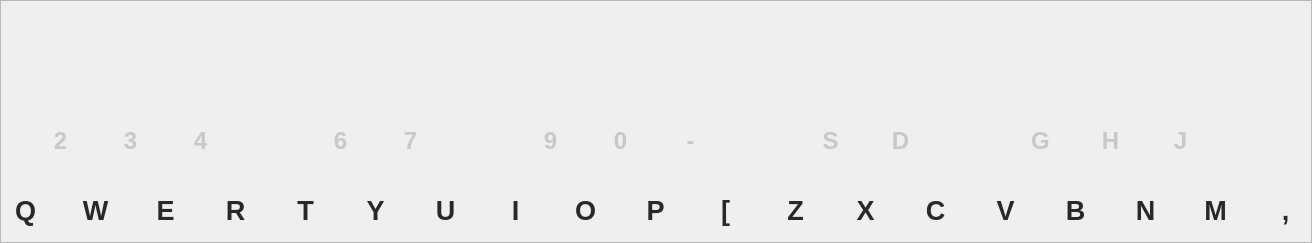
          <widget class="QFrame" name="noteKeysFrame_2">
           <property name="enabled">
            <bool>false</bool>
           </property>
           <property name="geometry">
            <rect>
             <x>9</x>
             <y>9</y>
             <width>1312</width>
             <height>243</height>
            </rect>
           </property>
           <property name="sizePolicy">
            <sizepolicy hsizetype="Expanding" vsizetype="Preferred">
             <horstretch>0</horstretch>
             <verstretch>0</verstretch>
            </sizepolicy>
           </property>
           <property name="frameShape">
            <enum>QFrame::StyledPanel</enum>
           </property>
           <property name="frameShadow">
            <enum>QFrame::Raised</enum>
           </property>
           <widget class="QLabel" name="Q_2">
            <property name="enabled">
             <bool>false</bool>
            </property>
            <property name="geometry">
             <rect>
              <x>10</x>
              <y>190</y>
              <width>31</width>
              <height>41</height>
             </rect>
            </property>
            <property name="font">
             <font>
              <family>MS Shell Dlg 2</family>
              <pointsize>20</pointsize>
              <weight>75</weight>
              <bold>true</bold>
             </font>
            </property>
            <property name="autoFillBackground">
             <bool>false</bool>
            </property>
            <property name="styleSheet">
             <string notr="true">color: rgb(40,40,40);</string>
            </property>
            <property name="text">
             <string>Q</string>
            </property>
            <property name="alignment">
             <set>Qt::AlignCenter</set>
            </property>
           </widget>
           <widget class="QLabel" name="W_2">
            <property name="enabled">
             <bool>false</bool>
            </property>
            <property name="geometry">
             <rect>
              <x>80</x>
              <y>190</y>
              <width>31</width>
              <height>41</height>
             </rect>
            </property>
            <property name="font">
             <font>
              <family>MS Shell Dlg 2</family>
              <pointsize>20</pointsize>
              <weight>75</weight>
              <bold>true</bold>
             </font>
            </property>
            <property name="layoutDirection">
             <enum>Qt::RightToLeft</enum>
            </property>
            <property name="autoFillBackground">
             <bool>false</bool>
            </property>
            <property name="styleSheet">
             <string notr="true">color: rgb(40,40,40);</string>
            </property>
            <property name="text">
             <string>W</string>
            </property>
            <property name="alignment">
             <set>Qt::AlignCenter</set>
            </property>
           </widget>
           <widget class="QLabel" name="R_2">
            <property name="enabled">
             <bool>false</bool>
            </property>
            <property name="geometry">
             <rect>
              <x>220</x>
              <y>190</y>
              <width>31</width>
              <height>41</height>
             </rect>
            </property>
            <property name="font">
             <font>
              <family>MS Shell Dlg 2</family>
              <pointsize>20</pointsize>
              <weight>75</weight>
              <bold>true</bold>
             </font>
            </property>
            <property name="autoFillBackground">
             <bool>false</bool>
            </property>
            <property name="styleSheet">
             <string notr="true">color: rgb(40,40,40);</string>
            </property>
            <property name="text">
             <string>R</string>
            </property>
            <property name="alignment">
             <set>Qt::AlignCenter</set>
            </property>
           </widget>
           <widget class="QLabel" name="E_2">
            <property name="enabled">
             <bool>false</bool>
            </property>
            <property name="geometry">
             <rect>
              <x>150</x>
              <y>190</y>
              <width>31</width>
              <height>41</height>
             </rect>
            </property>
            <property name="font">
             <font>
              <family>MS Shell Dlg 2</family>
              <pointsize>20</pointsize>
              <weight>75</weight>
              <bold>true</bold>
             </font>
            </property>
            <property name="autoFillBackground">
             <bool>false</bool>
            </property>
            <property name="styleSheet">
             <string notr="true">color: rgb(40,40,40);</string>
            </property>
            <property name="text">
             <string>E</string>
            </property>
            <property name="alignment">
             <set>Qt::AlignCenter</set>
            </property>
           </widget>
           <widget class="QLabel" name="U_2">
            <property name="enabled">
             <bool>false</bool>
            </property>
            <property name="geometry">
             <rect>
              <x>430</x>
              <y>190</y>
              <width>31</width>
              <height>41</height>
             </rect>
            </property>
            <property name="font">
             <font>
              <family>MS Shell Dlg 2</family>
              <pointsize>20</pointsize>
              <weight>75</weight>
              <bold>true</bold>
             </font>
            </property>
            <property name="autoFillBackground">
             <bool>false</bool>
            </property>
            <property name="styleSheet">
             <string notr="true">color: rgb(40,40,40);</string>
            </property>
            <property name="text">
             <string>U</string>
            </property>
            <property name="alignment">
             <set>Qt::AlignCenter</set>
            </property>
           </widget>
           <widget class="QLabel" name="Y_2">
            <property name="enabled">
             <bool>false</bool>
            </property>
            <property name="geometry">
             <rect>
              <x>360</x>
              <y>190</y>
              <width>31</width>
              <height>41</height>
             </rect>
            </property>
            <property name="font">
             <font>
              <family>MS Shell Dlg 2</family>
              <pointsize>20</pointsize>
              <weight>75</weight>
              <bold>true</bold>
             </font>
            </property>
            <property name="autoFillBackground">
             <bool>false</bool>
            </property>
            <property name="styleSheet">
             <string notr="true">color: rgb(40,40,40);</string>
            </property>
            <property name="text">
             <string>Y</string>
            </property>
            <property name="alignment">
             <set>Qt::AlignCenter</set>
            </property>
           </widget>
           <widget class="QLabel" name="T_2">
            <property name="enabled">
             <bool>false</bool>
            </property>
            <property name="geometry">
             <rect>
              <x>290</x>
              <y>190</y>
              <width>31</width>
              <height>41</height>
             </rect>
            </property>
            <property name="font">
             <font>
              <family>MS Shell Dlg 2</family>
              <pointsize>20</pointsize>
              <weight>75</weight>
              <bold>true</bold>
             </font>
            </property>
            <property name="autoFillBackground">
             <bool>false</bool>
            </property>
            <property name="styleSheet">
             <string notr="true">color: rgb(40,40,40);</string>
            </property>
            <property name="text">
             <string>T</string>
            </property>
            <property name="alignment">
             <set>Qt::AlignCenter</set>
            </property>
           </widget>
           <widget class="QLabel" name="I_2">
            <property name="enabled">
             <bool>false</bool>
            </property>
            <property name="geometry">
             <rect>
              <x>500</x>
              <y>190</y>
              <width>31</width>
              <height>41</height>
             </rect>
            </property>
            <property name="font">
             <font>
              <family>MS Shell Dlg 2</family>
              <pointsize>20</pointsize>
              <weight>75</weight>
              <bold>true</bold>
             </font>
            </property>
            <property name="autoFillBackground">
             <bool>false</bool>
            </property>
            <property name="styleSheet">
             <string notr="true">color: rgb(40,40,40);</string>
            </property>
            <property name="text">
             <string>I</string>
            </property>
            <property name="alignment">
             <set>Qt::AlignCenter</set>
            </property>
           </widget>
           <widget class="QLabel" name="openBracket_2">
            <property name="enabled">
             <bool>false</bool>
            </property>
            <property name="geometry">
             <rect>
              <x>710</x>
              <y>190</y>
              <width>31</width>
              <height>41</height>
             </rect>
            </property>
            <property name="font">
             <font>
              <family>MS Shell Dlg 2</family>
              <pointsize>20</pointsize>
              <weight>75</weight>
              <bold>true</bold>
             </font>
            </property>
            <property name="autoFillBackground">
             <bool>false</bool>
            </property>
            <property name="styleSheet">
             <string notr="true">color: rgb(40,40,40);</string>
            </property>
            <property name="text">
             <string>[</string>
            </property>
            <property name="alignment">
             <set>Qt::AlignCenter</set>
            </property>
           </widget>
           <widget class="QLabel" name="P_2">
            <property name="enabled">
             <bool>false</bool>
            </property>
            <property name="geometry">
             <rect>
              <x>640</x>
              <y>190</y>
              <width>31</width>
              <height>41</height>
             </rect>
            </property>
            <property name="font">
             <font>
              <family>MS Shell Dlg 2</family>
              <pointsize>20</pointsize>
              <weight>75</weight>
              <bold>true</bold>
             </font>
            </property>
            <property name="autoFillBackground">
             <bool>false</bool>
            </property>
            <property name="styleSheet">
             <string notr="true">color: rgb(40,40,40);</string>
            </property>
            <property name="text">
             <string>P</string>
            </property>
            <property name="alignment">
             <set>Qt::AlignCenter</set>
            </property>
           </widget>
           <widget class="QLabel" name="O_2">
            <property name="enabled">
             <bool>false</bool>
            </property>
            <property name="geometry">
             <rect>
              <x>570</x>
              <y>190</y>
              <width>31</width>
              <height>41</height>
             </rect>
            </property>
            <property name="font">
             <font>
              <family>MS Shell Dlg 2</family>
              <pointsize>20</pointsize>
              <weight>75</weight>
              <bold>true</bold>
             </font>
            </property>
            <property name="autoFillBackground">
             <bool>false</bool>
            </property>
            <property name="styleSheet">
             <string notr="true">color: rgb(40,40,40);</string>
            </property>
            <property name="text">
             <string>O</string>
            </property>
            <property name="alignment">
             <set>Qt::AlignCenter</set>
            </property>
           </widget>
           <widget class="QLabel" name="Z_2">
            <property name="enabled">
             <bool>false</bool>
            </property>
            <property name="geometry">
             <rect>
              <x>780</x>
              <y>190</y>
              <width>31</width>
              <height>41</height>
             </rect>
            </property>
            <property name="font">
             <font>
              <family>MS Shell Dlg 2</family>
              <pointsize>20</pointsize>
              <weight>75</weight>
              <bold>true</bold>
             </font>
            </property>
            <property name="autoFillBackground">
             <bool>false</bool>
            </property>
            <property name="styleSheet">
             <string notr="true">color: rgb(40,40,40);</string>
            </property>
            <property name="text">
             <string>Z</string>
            </property>
            <property name="alignment">
             <set>Qt::AlignCenter</set>
            </property>
           </widget>
           <widget class="QLabel" name="V_2">
            <property name="enabled">
             <bool>false</bool>
            </property>
            <property name="geometry">
             <rect>
              <x>990</x>
              <y>190</y>
              <width>31</width>
              <height>41</height>
             </rect>
            </property>
            <property name="font">
             <font>
              <family>MS Shell Dlg 2</family>
              <pointsize>20</pointsize>
              <weight>75</weight>
              <bold>true</bold>
             </font>
            </property>
            <property name="autoFillBackground">
             <bool>false</bool>
            </property>
            <property name="styleSheet">
             <string notr="true">color: rgb(40,40,40);</string>
            </property>
            <property name="text">
             <string>V</string>
            </property>
            <property name="alignment">
             <set>Qt::AlignCenter</set>
            </property>
           </widget>
           <widget class="QLabel" name="C_2">
            <property name="enabled">
             <bool>false</bool>
            </property>
            <property name="geometry">
             <rect>
              <x>920</x>
              <y>190</y>
              <width>31</width>
              <height>41</height>
             </rect>
            </property>
            <property name="font">
             <font>
              <family>MS Shell Dlg 2</family>
              <pointsize>20</pointsize>
              <weight>75</weight>
              <bold>true</bold>
             </font>
            </property>
            <property name="autoFillBackground">
             <bool>false</bool>
            </property>
            <property name="styleSheet">
             <string notr="true">color: rgb(40,40,40);</string>
            </property>
            <property name="text">
             <string>C</string>
            </property>
            <property name="alignment">
             <set>Qt::AlignCenter</set>
            </property>
           </widget>
           <widget class="QLabel" name="X_2">
            <property name="enabled">
             <bool>false</bool>
            </property>
            <property name="geometry">
             <rect>
              <x>850</x>
              <y>190</y>
              <width>31</width>
              <height>41</height>
             </rect>
            </property>
            <property name="font">
             <font>
              <family>MS Shell Dlg 2</family>
              <pointsize>20</pointsize>
              <weight>75</weight>
              <bold>true</bold>
             </font>
            </property>
            <property name="autoFillBackground">
             <bool>false</bool>
            </property>
            <property name="styleSheet">
             <string notr="true">color: rgb(40,40,40);</string>
            </property>
            <property name="text">
             <string>X</string>
            </property>
            <property name="alignment">
             <set>Qt::AlignCenter</set>
            </property>
           </widget>
           <widget class="QLabel" name="B_2">
            <property name="enabled">
             <bool>false</bool>
            </property>
            <property name="geometry">
             <rect>
              <x>1060</x>
              <y>190</y>
              <width>31</width>
              <height>41</height>
             </rect>
            </property>
            <property name="font">
             <font>
              <family>MS Shell Dlg 2</family>
              <pointsize>20</pointsize>
              <weight>75</weight>
              <bold>true</bold>
             </font>
            </property>
            <property name="autoFillBackground">
             <bool>false</bool>
            </property>
            <property name="styleSheet">
             <string notr="true">color: rgb(40,40,40);</string>
            </property>
            <property name="text">
             <string>B</string>
            </property>
            <property name="alignment">
             <set>Qt::AlignCenter</set>
            </property>
           </widget>
           <widget class="QLabel" name="N_2">
            <property name="enabled">
             <bool>false</bool>
            </property>
            <property name="geometry">
             <rect>
              <x>1130</x>
              <y>190</y>
              <width>31</width>
              <height>41</height>
             </rect>
            </property>
            <property name="font">
             <font>
              <family>MS Shell Dlg 2</family>
              <pointsize>20</pointsize>
              <weight>75</weight>
              <bold>true</bold>
             </font>
            </property>
            <property name="autoFillBackground">
             <bool>false</bool>
            </property>
            <property name="styleSheet">
             <string notr="true">color: rgb(40,40,40);</string>
            </property>
            <property name="text">
             <string>N</string>
            </property>
            <property name="alignment">
             <set>Qt::AlignCenter</set>
            </property>
           </widget>
           <widget class="QLabel" name="M_2">
            <property name="enabled">
             <bool>false</bool>
            </property>
            <property name="geometry">
             <rect>
              <x>1200</x>
              <y>190</y>
              <width>31</width>
              <height>41</height>
             </rect>
            </property>
            <property name="font">
             <font>
              <family>MS Shell Dlg 2</family>
              <pointsize>20</pointsize>
              <weight>75</weight>
              <bold>true</bold>
             </font>
            </property>
            <property name="autoFillBackground">
             <bool>false</bool>
            </property>
            <property name="styleSheet">
             <string notr="true">color: rgb(40,40,40);</string>
            </property>
            <property name="text">
             <string>M</string>
            </property>
            <property name="alignment">
             <set>Qt::AlignCenter</set>
            </property>
           </widget>
           <widget class="QLabel" name="comma_2">
            <property name="enabled">
             <bool>false</bool>
            </property>
            <property name="geometry">
             <rect>
              <x>1270</x>
              <y>190</y>
              <width>31</width>
              <height>41</height>
             </rect>
            </property>
            <property name="font">
             <font>
              <family>MS Shell Dlg 2</family>
              <pointsize>20</pointsize>
              <weight>75</weight>
              <bold>true</bold>
             </font>
            </property>
            <property name="autoFillBackground">
             <bool>false</bool>
            </property>
            <property name="styleSheet">
             <string notr="true">color: rgb(40,40,40);</string>
            </property>
            <property name="text">
             <string>,</string>
            </property>
            <property name="alignment">
             <set>Qt::AlignCenter</set>
            </property>
           </widget>
           <widget class="QLabel" name="two_2">
            <property name="enabled">
             <bool>false</bool>
            </property>
            <property name="geometry">
             <rect>
              <x>50</x>
              <y>120</y>
              <width>21</width>
              <height>41</height>
             </rect>
            </property>
            <property name="font">
             <font>
              <family>MS Shell Dlg 2</family>
              <pointsize>18</pointsize>
              <weight>75</weight>
              <bold>true</bold>
             </font>
            </property>
            <property name="autoFillBackground">
             <bool>false</bool>
            </property>
            <property name="styleSheet">
             <string notr="true">color: rgb(200,200,200);</string>
            </property>
            <property name="text">
             <string>2</string>
            </property>
            <property name="alignment">
             <set>Qt::AlignCenter</set>
            </property>
           </widget>
           <widget class="QLabel" name="three_2">
            <property name="enabled">
             <bool>false</bool>
            </property>
            <property name="geometry">
             <rect>
              <x>120</x>
              <y>120</y>
              <width>21</width>
              <height>41</height>
             </rect>
            </property>
            <property name="font">
             <font>
              <family>MS Shell Dlg 2</family>
              <pointsize>18</pointsize>
              <weight>75</weight>
              <bold>true</bold>
             </font>
            </property>
            <property name="autoFillBackground">
             <bool>false</bool>
            </property>
            <property name="styleSheet">
             <string notr="true">color: rgb(200,200,200);</string>
            </property>
            <property name="text">
             <string>3</string>
            </property>
            <property name="alignment">
             <set>Qt::AlignCenter</set>
            </property>
           </widget>
           <widget class="QLabel" name="four_2">
            <property name="enabled">
             <bool>false</bool>
            </property>
            <property name="geometry">
             <rect>
              <x>190</x>
              <y>120</y>
              <width>21</width>
              <height>41</height>
             </rect>
            </property>
            <property name="font">
             <font>
              <family>MS Shell Dlg 2</family>
              <pointsize>18</pointsize>
              <weight>75</weight>
              <bold>true</bold>
             </font>
            </property>
            <property name="autoFillBackground">
             <bool>false</bool>
            </property>
            <property name="styleSheet">
             <string notr="true">color: rgb(200,200,200);</string>
            </property>
            <property name="text">
             <string>4</string>
            </property>
            <property name="alignment">
             <set>Qt::AlignCenter</set>
            </property>
           </widget>
           <widget class="QLabel" name="zero_2">
            <property name="enabled">
             <bool>false</bool>
            </property>
            <property name="geometry">
             <rect>
              <x>610</x>
              <y>120</y>
              <width>21</width>
              <height>41</height>
             </rect>
            </property>
            <property name="font">
             <font>
              <family>MS Shell Dlg 2</family>
              <pointsize>18</pointsize>
              <weight>75</weight>
              <bold>true</bold>
             </font>
            </property>
            <property name="autoFillBackground">
             <bool>false</bool>
            </property>
            <property name="styleSheet">
             <string notr="true">color: rgb(200,200,200);</string>
            </property>
            <property name="text">
             <string>0</string>
            </property>
            <property name="alignment">
             <set>Qt::AlignCenter</set>
            </property>
           </widget>
           <widget class="QLabel" name="dash_2">
            <property name="enabled">
             <bool>false</bool>
            </property>
            <property name="geometry">
             <rect>
              <x>680</x>
              <y>120</y>
              <width>21</width>
              <height>41</height>
             </rect>
            </property>
            <property name="font">
             <font>
              <family>MS Shell Dlg 2</family>
              <pointsize>18</pointsize>
              <weight>75</weight>
              <bold>true</bold>
             </font>
            </property>
            <property name="autoFillBackground">
             <bool>false</bool>
            </property>
            <property name="styleSheet">
             <string notr="true">color: rgb(200,200,200);</string>
            </property>
            <property name="text">
             <string>-</string>
            </property>
            <property name="alignment">
             <set>Qt::AlignCenter</set>
            </property>
           </widget>
           <widget class="QLabel" name="nine_2">
            <property name="enabled">
             <bool>false</bool>
            </property>
            <property name="geometry">
             <rect>
              <x>540</x>
              <y>120</y>
              <width>21</width>
              <height>41</height>
             </rect>
            </property>
            <property name="font">
             <font>
              <family>MS Shell Dlg 2</family>
              <pointsize>18</pointsize>
              <weight>75</weight>
              <bold>true</bold>
             </font>
            </property>
            <property name="autoFillBackground">
             <bool>false</bool>
            </property>
            <property name="styleSheet">
             <string notr="true">color: rgb(200,200,200);</string>
            </property>
            <property name="text">
             <string>9</string>
            </property>
            <property name="alignment">
             <set>Qt::AlignCenter</set>
            </property>
           </widget>
           <widget class="QLabel" name="H_2">
            <property name="enabled">
             <bool>false</bool>
            </property>
            <property name="geometry">
             <rect>
              <x>1100</x>
              <y>120</y>
              <width>21</width>
              <height>41</height>
             </rect>
            </property>
            <property name="font">
             <font>
              <family>MS Shell Dlg 2</family>
              <pointsize>18</pointsize>
              <weight>75</weight>
              <bold>true</bold>
             </font>
            </property>
            <property name="autoFillBackground">
             <bool>false</bool>
            </property>
            <property name="styleSheet">
             <string notr="true">color: rgb(200,200,200);</string>
            </property>
            <property name="text">
             <string>H</string>
            </property>
            <property name="alignment">
             <set>Qt::AlignCenter</set>
            </property>
           </widget>
           <widget class="QLabel" name="J_2">
            <property name="enabled">
             <bool>false</bool>
            </property>
            <property name="geometry">
             <rect>
              <x>1170</x>
              <y>120</y>
              <width>21</width>
              <height>41</height>
             </rect>
            </property>
            <property name="font">
             <font>
              <family>MS Shell Dlg 2</family>
              <pointsize>18</pointsize>
              <weight>75</weight>
              <bold>true</bold>
             </font>
            </property>
            <property name="autoFillBackground">
             <bool>false</bool>
            </property>
            <property name="styleSheet">
             <string notr="true">color: rgb(200,200,200);</string>
            </property>
            <property name="text">
             <string>J</string>
            </property>
            <property name="alignment">
             <set>Qt::AlignCenter</set>
            </property>
           </widget>
           <widget class="QLabel" name="G_2">
            <property name="enabled">
             <bool>false</bool>
            </property>
            <property name="geometry">
             <rect>
              <x>1030</x>
              <y>120</y>
              <width>21</width>
              <height>41</height>
             </rect>
            </property>
            <property name="font">
             <font>
              <family>MS Shell Dlg 2</family>
              <pointsize>18</pointsize>
              <weight>75</weight>
              <bold>true</bold>
             </font>
            </property>
            <property name="autoFillBackground">
             <bool>false</bool>
            </property>
            <property name="styleSheet">
             <string notr="true">color: rgb(200,200,200);</string>
            </property>
            <property name="text">
             <string>G</string>
            </property>
            <property name="alignment">
             <set>Qt::AlignCenter</set>
            </property>
           </widget>
           <widget class="QLabel" name="D_2">
            <property name="enabled">
             <bool>false</bool>
            </property>
            <property name="geometry">
             <rect>
              <x>890</x>
              <y>120</y>
              <width>21</width>
              <height>41</height>
             </rect>
            </property>
            <property name="font">
             <font>
              <family>MS Shell Dlg 2</family>
              <pointsize>18</pointsize>
              <weight>75</weight>
              <bold>true</bold>
             </font>
            </property>
            <property name="autoFillBackground">
             <bool>false</bool>
            </property>
            <property name="styleSheet">
             <string notr="true">color: rgb(200,200,200);</string>
            </property>
            <property name="text">
             <string>D</string>
            </property>
            <property name="alignment">
             <set>Qt::AlignCenter</set>
            </property>
           </widget>
           <widget class="QLabel" name="S_2">
            <property name="enabled">
             <bool>false</bool>
            </property>
            <property name="geometry">
             <rect>
              <x>820</x>
              <y>120</y>
              <width>21</width>
              <height>41</height>
             </rect>
            </property>
            <property name="font">
             <font>
              <family>MS Shell Dlg 2</family>
              <pointsize>18</pointsize>
              <weight>75</weight>
              <bold>true</bold>
             </font>
            </property>
            <property name="autoFillBackground">
             <bool>false</bool>
            </property>
            <property name="styleSheet">
             <string notr="true">color: rgb(200,200,200);</string>
            </property>
            <property name="text">
             <string>S</string>
            </property>
            <property name="alignment">
             <set>Qt::AlignCenter</set>
            </property>
           </widget>
           <widget class="QLabel" name="six_2">
            <property name="enabled">
             <bool>false</bool>
            </property>
            <property name="geometry">
             <rect>
              <x>330</x>
              <y>120</y>
              <width>21</width>
              <height>41</height>
             </rect>
            </property>
            <property name="font">
             <font>
              <family>MS Shell Dlg 2</family>
              <pointsize>18</pointsize>
              <weight>75</weight>
              <bold>true</bold>
             </font>
            </property>
            <property name="autoFillBackground">
             <bool>false</bool>
            </property>
            <property name="styleSheet">
             <string notr="true">color: rgb(200,200,200);</string>
            </property>
            <property name="text">
             <string>6</string>
            </property>
            <property name="alignment">
             <set>Qt::AlignCenter</set>
            </property>
           </widget>
           <widget class="QLabel" name="seven_2">
            <property name="enabled">
             <bool>false</bool>
            </property>
            <property name="geometry">
             <rect>
              <x>400</x>
              <y>120</y>
              <width>21</width>
              <height>41</height>
             </rect>
            </property>
            <property name="font">
             <font>
              <family>MS Shell Dlg 2</family>
              <pointsize>18</pointsize>
              <weight>75</weight>
              <bold>true</bold>
             </font>
            </property>
            <property name="autoFillBackground">
             <bool>false</bool>
            </property>
            <property name="styleSheet">
             <string notr="true">color: rgb(200,200,200);</string>
            </property>
            <property name="text">
             <string>7</string>
            </property>
            <property name="alignment">
             <set>Qt::AlignCenter</set>
            </property>
           </widget>
          </widget>
